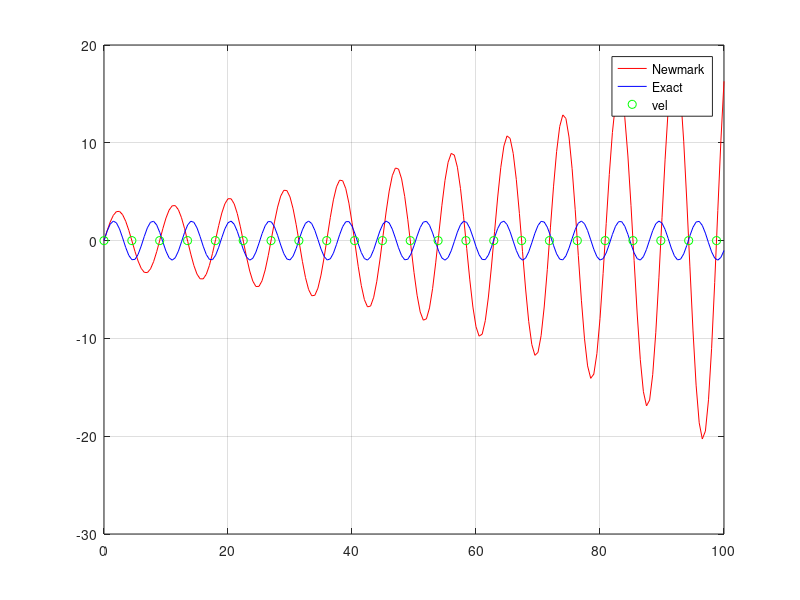

Source code (MATLAB):
clc
clear all 
%Newmark Method

%Initial Conditions

u0=0;
v0=2;
a0=0;

%Parameter
gamma=0.5;
beta=1/12;

w=1;
T=1/w;

%time
tf=100*T;
delta_t=[0.05,0.1,0.2,0.5];

deltaT=[];

u_n1(1)=u0;
v_n1(1)=v0;
a_n1(1)=a0;

u_ex=[];
vt=[];


%Exact Solution
sol_ex=@(t) v0*sin(w*t)/w;







for dti=1:length(delta_t)
    
    u_n1=[];
    v_n1=[];
    a_n1=[];
    vP = [];
    P_ex=[];
    P_ex(1)=0;

    
    un=u0;
    vn=v0;
    an=a0;
    
    it=delta_t(dti);
    n=tf/delta_t(dti);
    vt = linspace(0,tf,n+1);
    
    i=2;
    iP=1;
    iP2=0;
    
    while it<=tf

        u_n1(i)=un + delta_t(dti)*vn+0.5*delta_t(dti)^2*(1-2*beta)*an;
        v_n1(i)=vn+delta_t(dti)*(1-gamma)*an;
        a_n1(i)=-w^2*u_n1(i)/(1+w^2*beta*delta_t(dti)^2);
        
        %Newmark Period
        if sign(u_n1(i))~=sign(un) 
            t1=it-delta_t(dti);
            t2=it;
            vP(iP)=((t2-t1)/(u_n1(i)-un))*(0-un)+t1;
            
            %Exact 
            P_ex(iP)=pi*iP2/w;
            
            iP=iP+1;
            iP2=iP2+1;
            
        end

        un=u_n1(i);
        vn=v_n1(i);
        an=a_n1(i);
        

        it=it+delta_t(dti);
        i=i+1;
        
    end
    
    %Error Periodo en 3 indice
    
    deltaT(dti)=(vP(3)-P_ex(3));
    
    
    
end


%Newmark Plot
plot(vt,u_n1, '-r');
hold on
%Exact Solution
plot(vt,sol_ex(vt),'-b');
%Velocity Plot
%plot(vt,v_n1, '-k');

plot(vP,sol_ex(0), 'og');
%plot(P_ex,sol_ex(P_ex), '+k');
grid on
legend('Newmark','Exact','vel')
hold off
